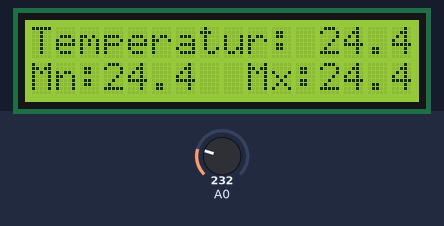
This sketch was run on a simulated Arduino Uno, built with avr-gcc and run on an emulated ATmega328P. Shown: 16×2 character LCD. The inputs (shaded band) are chosen by the test bench; at power-on: A0 = 232.

Above: at 1.2 s.
1.3 s: A0 set to 250
At 4.1 s:
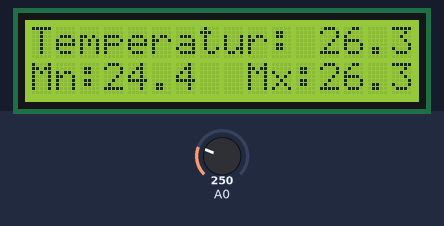
4.5 s: A0 set to 266
At 6.8 s:
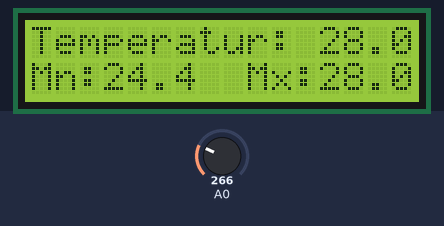
7.5 s: A0 set to 290
At 9.6 s:
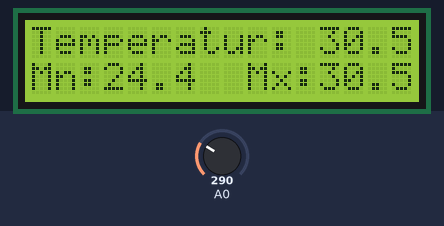
Timing chart, 0 to 11.1 s (numbered marks = the images above; inputs shaded):
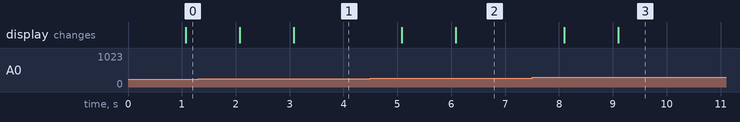

Measured:
- after the input at 1.3 s, the display: first changes after 0.77 s (image 1 shows a later state)
- after the input at 4.5 s, the display: first changes after 0.58 s (image 2 shows a later state)
- after the input at 7.5 s, the display: first changes after 0.60 s (image 3 shows a later state)

The sketch:

LCD+Temperatura.ino
```cpp
/*
 * Por:
  * José Emmanuel Paredes Rocha
  * Jazmín G. Garduño Hernández

  El siguiente programa se utiliza para en una pantalla de cristal líquido (LCD) imprimir la temperatura en tiempo real que toma un sensor LM35 (conectado en el pin analógico A0),
  así como escribir la temperatura máxima y mínima que ha tomado.
  En la primera línea de la LCD se muestra la temperatura medida en tiempo real y en la segunda línea se muestran las temperaturas máximas y mínimas medidas por el LM35.

  Se utiliza un Display LCD de 16x2 y la librería existente "Liquid-Crystal". El circuito de conexión entre el LCD y el Arduino es el siguiente:

 * LCD VSS/GND pin to pin GND
 * LCD VCC pin to pin 5V
 * LCD VE pin to resistor 10K
 * LCD RS pin to digital pin 12
 * LCD R/W pin to pin GND
 * LCD Enable pin to digital pin 11
 * LCD D4 pin to digital pin 5
 * LCD D5 pin to digital pin 4
 * LCD D6 pin to digital pin 3
 * LCD D7 pin to digital pin 2
 * 10K resistor: ends to +5V and ground
 * wiper to LCD VO pin (pin 3)
 * LCD Intenal LED: LCD LED+ pin to pin 5V (with resistence 220) | LCD LED- pin to pin GND
 Véase para más detalle: https://www.arduino.cc/en/uploads/Tutorial/LCD_Base_bb_Schem.png

*/

// Se incluye la librería:
#include <LiquidCrystal.h>

// se inicializa la librería asociando los pines de la LCD con los números de pin a las que se conecta en el Arduino
const int rs = 12, en = 11, d4 = 5, d5 = 4, d6 = 3, d7 = 2;
LiquidCrystal lcd(rs, en, d4, d5, d6, d7); //inicializa LCD
int lecad; //variable para leer el estado analógico
float voltaje; //varibale para voltaje
float temp; //variable para temperatura
float tempmax = 0; //variable para temperatura máxima
float tempmin = 1000; //variable para la temperatura mínima

void setup() {
  Serial.begin(9600); //para iniciar el lector de los datos que recibe el puerto Serial
  while(!Serial); //Espera hasta que el puerto Serial reciba datos
  analogReference(INTERNAL); //para usar el factor de corrección obtenido (1.078) al trasformar lectura AD a voltaje

  //Se configura el número de columnas y filas de la LCD:
  lcd.begin(16, 2);
  // se imprime el mensaje en el LCD.
  lcd.print("Temperatur: ");

}

void loop() {

  lecad = analogRead(0); //lee la señal analógica en el Pin(A0) y la convierte a digital, arroja datos de 0 a 1023.
  voltaje = lecad*(1.078/1024); //hace la conversión de la señal digital a voltaje con el factor de corrección (Por ello es necesario la línea 44).
  temp = (voltaje / 0.01); //convierte el voltaje obtenido en temperatura

  //se determina si la temperatura que se mide es menor a la mínima registrada
  if( temp < tempmin){
    tempmin = temp; //se reasigna como temperatura mínima
  }
 //se determina si la temperatura que se mide es menor a la máxima registrada
  if(temp > tempmax){
    tempmax = temp; //se reasigna como temperatura máxima
  }

  //se determina si el valor de la temperaura tiene uno o dos dígitos antes del punto, para que la impresión en el LCD no se "recorra".
  if (temp < 10){ //para las temperaturas con un sólo dígito antes del punto
  lcd.setCursor(13, 0); //se posiciona el cursor en el LCD
  lcd.print(temp, 1); //imprime el valor de la temperatura medida, con un sólo decimal
    delay(1000); //arroja una medición cada segundo
  } else{ //para las temperaturas con dos dígitos con después del punto
    lcd.setCursor(12, 0);
    lcd.print(temp, 1);
    delay(1000);
  }

  //Para colocar la temperatura mínima y máxima
  lcd.setCursor(0,1); //se posiciona cursor en LCD al inicio de segunda línea
  lcd.print("Mn:"); //indica la temperatura mínima como la abreviación 'Mn'
  lcd.setCursor(3,1);
  lcd.print(tempmin, 1); //imprime valor temperatura mínima
  lcd.setCursor(9,1); //posiciona cursor en LCD a la mitad de la segunda línea
  lcd.print("Mx:"); //indica la temperatura máxima como la abreviación 'Mx'
  lcd.setCursor(12,1);
  lcd.print(tempmax,1); //imprime valor de temperatura máxima
}
```
